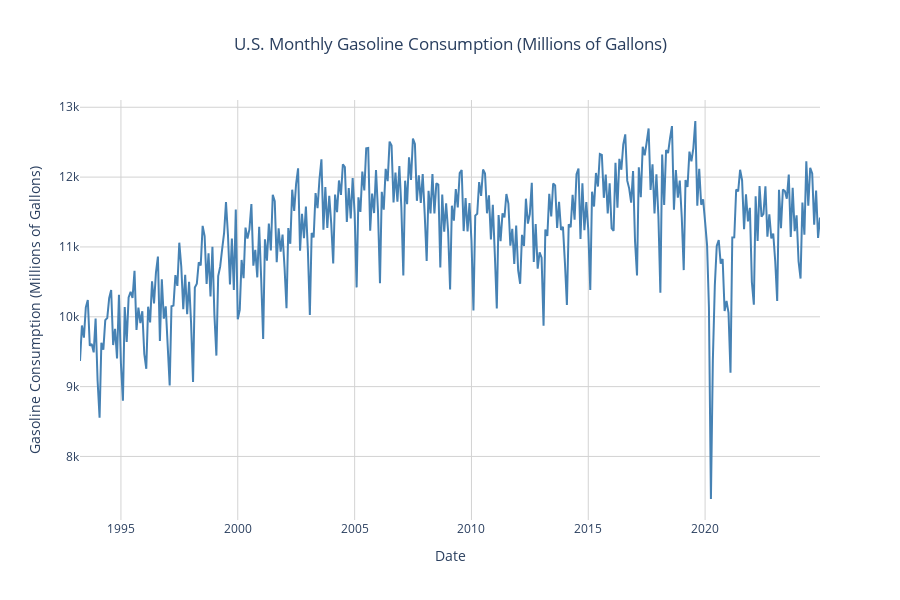

The cell this chart's notebook holds for it:
### Markdown cell above
## Visualizing Trends in Consumption Data

### Code cell
''' Create a line plot of monthly gasoline consumption over time '''

# Create line plot
fig = px.line(
    consumption,
    x="Date",
    y="Gasoline_Consumption(Millions of Gallons)",
    title="U.S. Monthly Gasoline Consumption (Millions of Gallons)",
    labels={
        "Date": "Date",
        "Gasoline_Consumption(Millions of Gallons)": "Gasoline Consumption (Millions of Gallons)"
    }
)

# Customize appearance
fig.update_traces(line=dict(color="steelblue", width=2))
fig.update_layout(
    template="plotly_white",
    title_x=0.5,
    xaxis=dict(showgrid=True, gridcolor="lightgray"),
    yaxis=dict(showgrid=True, gridcolor="lightgray"),
    hovermode="x unified",
    height=600
)

fig.show()

### Figure 1 — Plotly figure (JSON) as saved in the notebook; plotly's stock layout.template omitted (floating-point values rounded to 4 significant figures; data arrays with more than 128 entries replaced by an {"elided": "..."} marker saying what was removed)
{"data": [{"hovertemplate": "Date=%{x}<br>Gasoline Consumption (Millions of Gallons)=%{y}<extra></extra>", "legendgroup": "", "line": {"color": "steelblue", "dash": "solid", "width": 2}, "marker": {"symbol": "circle"}, "mode": "lines", "name": "", "orientation": "v", "showlegend": false, "type": "scatter", "x": {"elided": "381 str values"}, "xaxis": "x", "y": {"elided": "381 float values"}, "yaxis": "y"}], "layout": {"height": 600, "hovermode": "x unified", "legend": {"tracegroupgap": 0}, "title": {"text": "U.S. Monthly Gasoline Consumption (Millions of Gallons)", "x": 0.5}, "xaxis": {"anchor": "y", "domain": [0, 1], "gridcolor": "lightgray", "showgrid": true, "title": {"text": "Date"}}, "yaxis": {"anchor": "x", "domain": [0, 1], "gridcolor": "lightgray", "showgrid": true, "title": {"text": "Gasoline Consumption (Millions of Gallons)"}}}}
